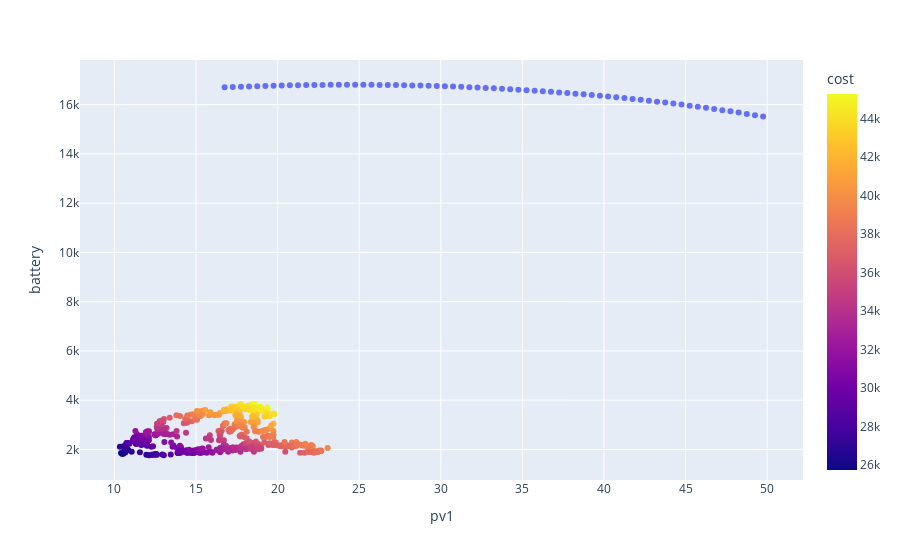

Notebook cell for this chart:
### Code cell
cheby_df = full_df[full_df['type'] == 1]

epsilon=0.05
cols=['pv1', 'battery']
cheby_upperbound=[50]

def calc_lambda(zeta):
    return (zeta - mu_eta) @ sigma_eta_inv @ (zeta - mu_eta)

N = 1
assert len(cols) == N + 1
assert len(cheby_upperbound) == N

eta = len(cheby_df)

sigma = cheby_df[cols].to_numpy()
mu_eta = np.mean(sigma, axis=0)

sigma_eta = np.dot(np.transpose(sigma - mu_eta), sigma - mu_eta) / (eta - 1)
#     print(sigma_eta)

sigma_eta_inv = np.linalg.inv(sigma_eta)
#     print(sigma_eta_inv)

lambda2 = (eta**2 - 1) / (epsilon * eta**2 / (N + 1) - eta)
#     print(lambda2)

cheby_pts = []

for pv1 in np.arange(mu_eta[0], cheby_upperbound[0], 0.5):
    cell_lo = mu_eta[1]
    cell_hi = 20000
    while cell_hi - cell_lo > 1:
        cell_mid = (cell_lo + cell_hi) / 2
        if calc_lambda([pv1, cell_mid]) > big_lambda_squared:
            cell_hi = cell_mid
        else:
            cell_lo = cell_mid
    cheby_pts.append((pv1, cell_hi))

cheby_pts_df = pd.DataFrame(cheby_pts)
fig = px.scatter(cheby_df, x='pv1', y='battery', color='cost')
fig.add_trace(px.scatter(cheby_pts_df, x=0, y=1).data[0])
fig.show()

### Figure 1 — Plotly figure (JSON) as saved in the notebook; plotly's stock layout.template omitted (floating-point values rounded to 4 significant figures; data arrays with more than 128 entries replaced by an {"elided": "..."} marker saying what was removed)
{"data": [{"hovertemplate": "pv1=%{x}<br>battery=%{y}<br>cost=%{marker.color}<extra></extra>", "legendgroup": "", "marker": {"color": {"elided": "660 float values"}, "coloraxis": "coloraxis", "symbol": "circle"}, "mode": "markers", "name": "", "orientation": "v", "showlegend": false, "type": "scatter", "x": {"elided": "660 float values"}, "xaxis": "x", "y": {"elided": "660 float values"}, "yaxis": "y"}, {"hovertemplate": "0=%{x}<br>1=%{y}<extra></extra>", "legendgroup": "", "marker": {"color": "#636efa", "symbol": "circle"}, "mode": "markers", "name": "", "orientation": "v", "showlegend": false, "type": "scatter", "x": [16.75, 17.25, 17.75, 18.25, 18.75, 19.25, 19.75, 20.25, 20.75, 21.25, 21.75, 22.25, 22.75, 23.25, 23.75, 24.25, 24.75, 25.25, 25.75, 26.25, 26.75, 27.25, 27.75, 28.25, 28.75, 29.25, 29.75, 30.25, 30.75, 31.25, 31.75, 32.25, 32.75, 33.25, 33.75, 34.25, 34.75, 35.25, 35.75, 36.25, 36.75, 37.25, 37.75, 38.25, 38.75, 39.25, 39.75, 40.25, 40.75, 41.25, 41.75, 42.25, 42.75, 43.25, 43.75, 44.25, 44.75, 45.25, 45.75, 46.25, 46.75, 47.25, 47.75, 48.25, 48.75, 49.25, 49.75], "xaxis": "x", "y": [16700.0, 16710.0, 16730.0, 16740.0, 16750.0, 16760.0, 16770.0, 16770.0, 16780.0, 16790.0, 16790.0, 16800.0, 16800.0, 16800.0, 16810.0, 16810.0, 16810.0, 16810.0, 16800.0, 16800.0, 16800.0, 16790.0, 16790.0, 16780.0, 16770.0, 16760.0, 16750.0, 16740.0, 16730.0, 16720.0, 16710.0, 16690.0, 16680.0, 16660.0, 16650.0, 16630.0, 16610.0, 16590.0, 16570.0, 16540.0, 16520.0, 16500.0, 16470.0, 16450.0, 16420.0, 16390.0, 16360.0, 16330.0, 16300.0, 16260.0, 16230.0, 16190.0, 16160.0, 16120.0, 16080.0, 16040.0, 16000.0, 15960.0, 15910.0, 15870.0, 15820.0, 15770.0, 15730.0, 15680.0, 15620.0, 15570.0, 15520.0], "yaxis": "y"}], "layout": {"coloraxis": {"colorbar": {"title": {"text": "cost"}}, "colorscale": [[0, "#0d0887"], [0.1111, "#46039f"], [0.2222, "#7201a8"], [0.3333, "#9c179e"], [0.4444, "#bd3786"], [0.5556, "#d8576b"], [0.6667, "#ed7953"], [0.7778, "#fb9f3a"], [0.8889, "#fdca26"], [1, "#f0f921"]]}, "legend": {"tracegroupgap": 0}, "margin": {"t": 60}, "xaxis": {"anchor": "y", "domain": [0, 1], "title": {"text": "pv1"}}, "yaxis": {"anchor": "x", "domain": [0, 1], "title": {"text": "battery"}}}}
